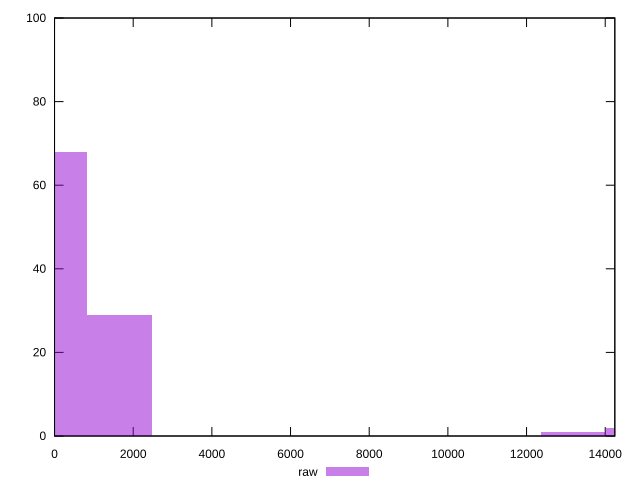

Generate this figure with gnuplot:
reset

$raw <<EOF
0 68
1649.969518797078 29
14849.725669173702 2
13199.756150376625 1
EOF

set key outside below
set boxwidth 1649.969518797078
set xrange [0:14244]
set yrange [0:100]
set trange [0:100]
set style fill transparent solid 0.5 noborder
set terminal svg size 640, 490 enhanced background rgb 'white'
set output "reprap/uses-rel-preload/samples/pages+cached+noexternal/raw/histogram.svg"

plot $raw title "raw" with boxes

reset
